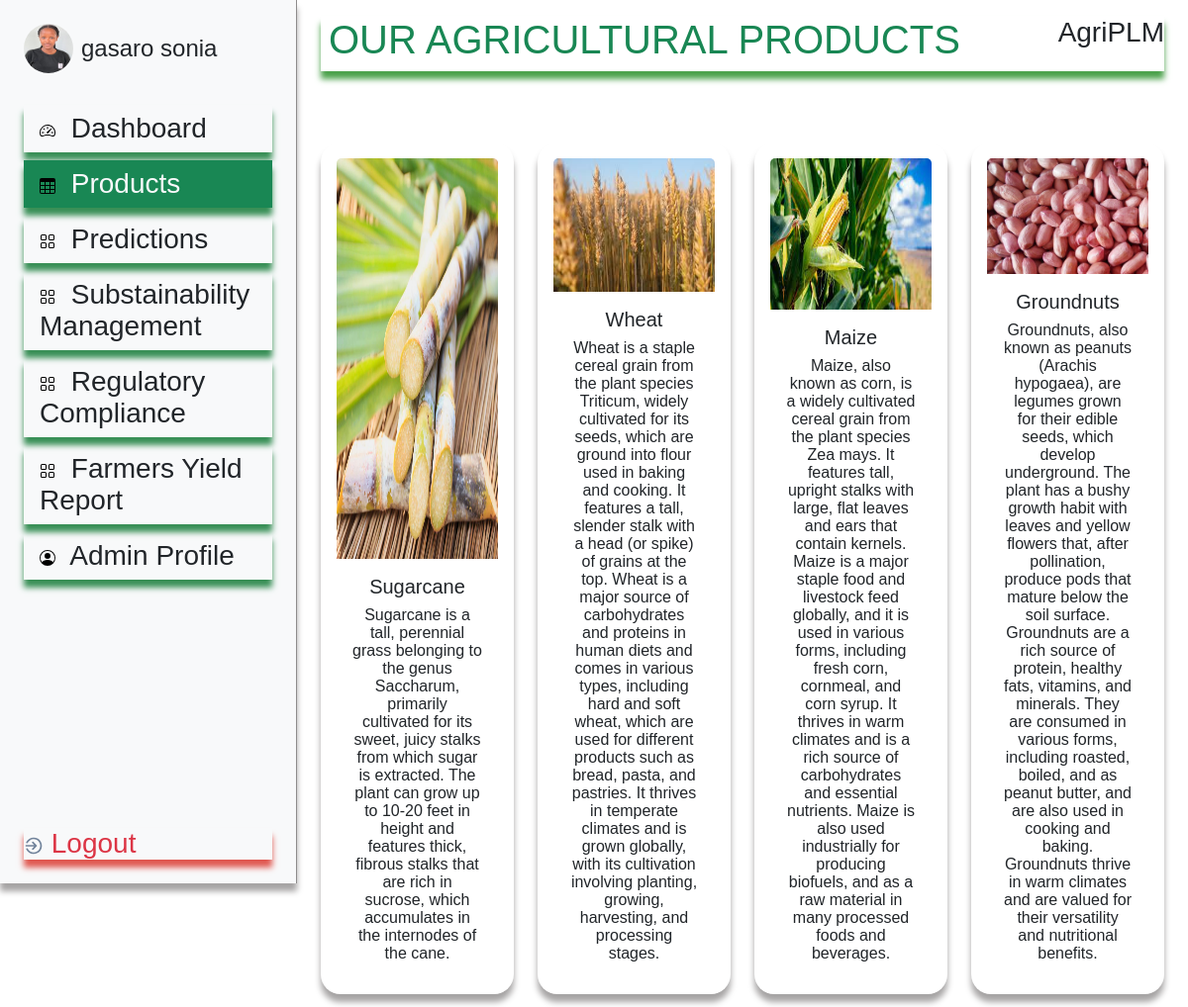
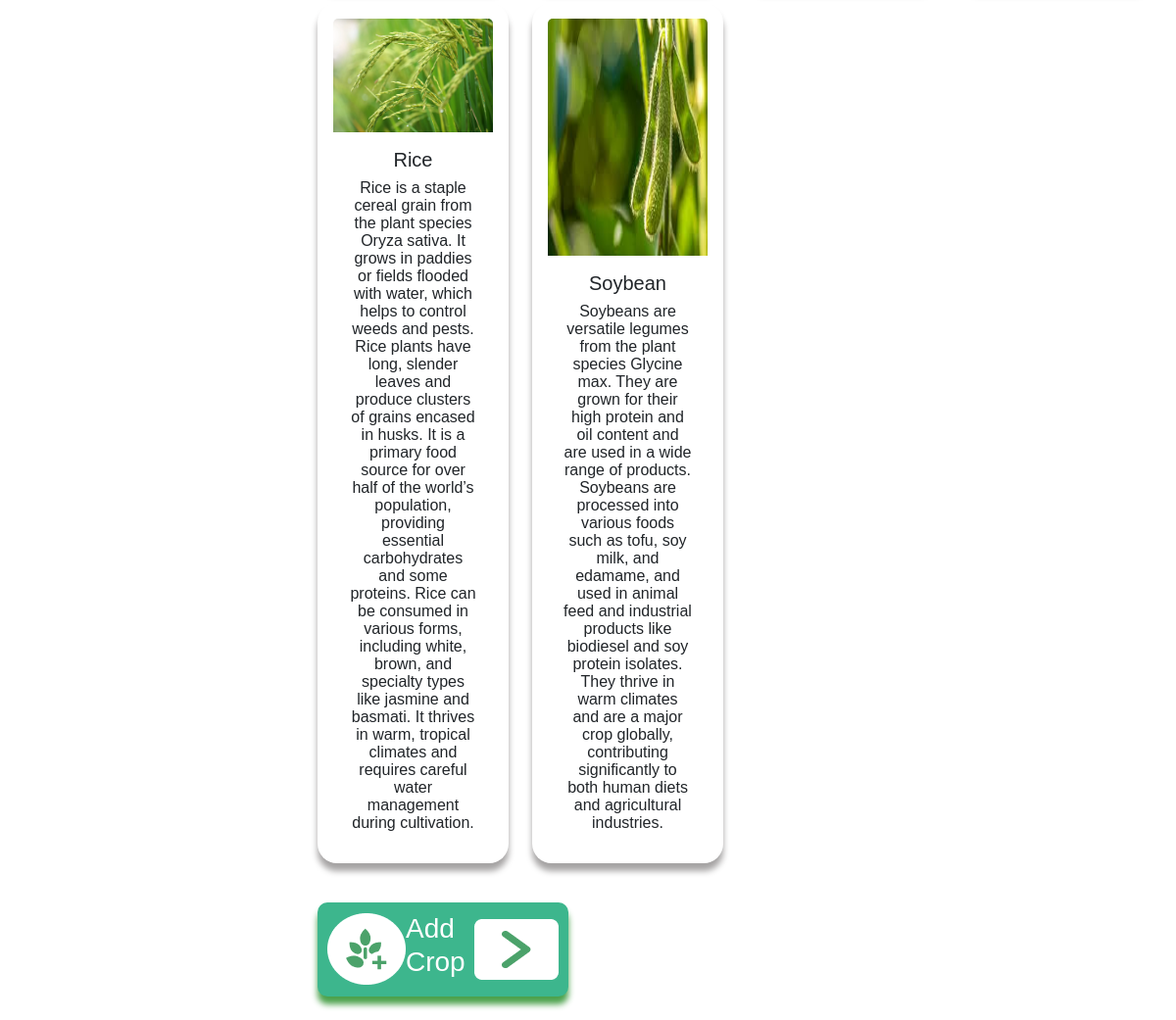
/admin_app/admin_products/ (signed in), run on the app's committed database (2 pictures, top to bottom).
### accounts/models.py (models this page shows, shortened)
class UserProfiles(models.Model):
    user = models.ForeignKey(User, on_delete= models.CASCADE)
    photo = models.ImageField(upload_to='profile_pictures',null=True, blank=True)
    title = models.CharField(max_length=50, default='farmer',choices=TITLE_CHOICES,null=True, blank=True)
    province = models.CharField(max_length=20, default="Eastern", blank=True, null=True)
    district = models.CharField(max_length=20,default="Rwamagana",blank=True, null=True)
    sector = models.CharField(max_length=20,default="Musha Sector")
    cell = models.CharField(max_length=20,choices=MUSHA_CELL_CHOICES,blank=True,null=True)
    class Meta:
        verbose_name_plural = 'UserProfiles'

### admin_app/models.py (models this page shows, shortened)
class Crop(models.Model):
    crop_image = models.ImageField(upload_to='crop_pictures')
    crop_name = models.CharField(max_length=100)
    description = models.TextField()
    planting_time = models.TextField()
    fertilizer = models.TextField()
    irrigation = models.TextField()
    harvest = models.TextField()
    cleaning = models.TextField()
    storage = models.TextField()
    transportation = models.TextField()
    consumption = models.TextField()
    end_of_life = models.TextField()

### admin_app/views.py (the view, shortened to what this page needs)
# urls.py: path('admin_products/',views.AdminProductView, name='admin_products'),
def AdminProductView(request):
    page = "admin_products"
    crops = Crop.objects.all()
    context = {
        'page': page,
        'crops': crops,
    }
    return render(request,'admin_dashboard/admin_dashboard.html',context)

### utils/context_processors.py (called while the page is built)
def get_user_profile_context(request):
    if request.user.is_authenticated:
        if not request.user.is_staff:
            user_profile = UserProfiles.objects.get(user=request.user.id)
            return {'user_profile': user_profile}
        else:
            return {}
    else:
        return {}

### templates/admin_dashboard/admin_dashboard.html (shortened to what this page needs)
<!DOCTYPE html>
{%load static%}
{%load crispy_forms_tags %}
{%load widget_tweaks%}
<html>
  <head>
    <link rel="stylesheet" href="{%static 'css/bootstrap.css'%}"/>
    <link rel="stylesheet" href="{%static 'css/bootstrap.min.css'%}"/>
    <link rel="stylesheet" href="{%static 'css/global.css'%}">
    <link rel="stylesheet" href="https://cdnjs.cloudflare.com/ajax/libs/font-awesome/6.6.0/css/all.min.css" />
  </head>
  <body style="font-family: Arial, Helvetica, sans-serif;">
  <div class="container-fluid">
      <div class="row g-4">
        <div class="col-md-3 h-100 sticky-lg-top d-flex flex-column flex-shrink-0 p-4 bg-light mt-1 shado2 shado4" style="font-size:28px; border-right: 1px groove rgb(142, 140, 140);">
          <a href="{%url 'admin_profile'%}" class="d-flex align-items-center mb-4 mb-md-0 me-md-auto link-dark text-decoration-none">
            {%if user_profile.photo%}
              <img src="{{user_profile.photo.url}}" alt="" width="50" height="50" class="rounded-circle me-2">
            {%else%}
              <img src="{%static 'img/public/11@2x.png'%}" alt="" width="32" height="32" class="rounded-circle me-2">
            {%endif%}
            <span class="fs-4">{{user.first_name}} {{user.last_name}}</span>
          </a>
        <ul class="nav flex-column mb-auto mt-4">
          <li>
            <a href="{%url 'admin_dash'%}"
            class="nav-link link-dark shado2 mt-2
            ">
              <svg class="bi me-2" width="16" height="16"><use xlink:href="#speedometer2"/></svg>
              Dashboard
            </a>
          </li>
          <li>
            <a href="{%url 'admin_products'%}"
            class="nav-link link-dark shado2 mt-2
            {%if request.resolver_match.url_name == 'admin_products' or request.resolver_match.url_name == 'crop_details'%}
              bg-success text-light crop_details
            {%endif%}">
              <svg class="bi me-2" width="16" height="16"><use xlink:href="#table"/></svg>
              Products
            </a>
          </li>
          <li>
            <a href="{%url 'crop_pred'%}"
              class="nav-link link-dark shado2 mt-2
                ">
              <svg class="bi me-2" width="16" height="16"><use xlink:href="#grid"/></svg>
              Predictions
            </a>
          </li>
           <li>
            <a href="{%url 'sustain_management'%}"
            class="nav-link link-dark shado2 mt-2
            ">
              <svg class="bi me-2" width="16" height="16"><use xlink:href="#grid"/></svg>
              Substainability Management
            </a>
          </li>
           <li>
            <a href="{%url 'regulatory_comp'%}"
            class="nav-link link-dark shado2 mt-2
            ">
              <svg class="bi me-2" width="16" height="16"><use xlink:href="#grid"/></svg>
              Regulatory Compliance
            </a>
          </li>
          <li>
            <a href="{%url 'estimated_yield_reporter'%}"
            class="nav-link link-dark shado2 mt-2
            ">
              <svg class="bi me-2" width="16" height="16"><use xlink:href="#grid"/></svg>
              Farmers Yield Report
            </a>
          </li>
          <li>
            <a href="{%url 'admin_profile'%}"
            class="nav-link link-dark shado2 mt-2 {%if request.resolver_match.url_name == 'admin_profile'%} bg-success text-light{%endif%}">
              <svg class="bi me-2" width="16" height="16"><use xlink:href="#people-circle"/></svg>
              Admin Profile
            </a>
          </li>
        </ul>
        <a href="{%url 'logout'%}" class="text-danger shado3" style="text-decoration: none; color:black; margin-top:100%;">
          <img  class="usign-out-alt-icon" loading="lazy" alt=""src="{%static 'img/public/usignoutalt.svg' %}"/>
          Logout
        </a>
     </div>
       {%if page == 'admin_dash'%}
      <div class="col-md-9">
        <div class="container mt-2">
          <div class="d-flex justify-content-between p-2 mb-4 shado">
              <h1 class="text-success">REAL TIME ANALYTICS</h1>
              <h3>AgriPLM</h3>
            </div>
            <div class="row">
              <div class="col-md-6"></div>
              <div class="col-md-2"> </div>
              <div class="col-md-4">{%include 'messages/messages.html'%}</div>
            </div>
            <div class="container-fluid mt-4">
              <div class="row">
                <div class="col-md-8 shado1 px-4 pb-4">
                  <div class="row shado4 p-3 text-center" style="border-radius: 25px; border:1px groove black;">
                      <div class="col-md-3 row" style="border-right: 1px groove black;">
                            <div class="col">
                              <img src="{%static 'img/public/crop.png'%}" alt="">
                            </div>
                            <div class="col">
                              <div class="col-12 text-secondary">Total Estimated Yield</div>
                              <div class="col-12"><h6><b>{{total_yields}} Tons</b></h6></div>
                            </div>
                      </div>
                      <div class="col-md-3 row" style="border-right: 1px groove black;">
                            <div class="col px-3">
                              <img src="{%static 'img/public/group-10-11.svg'%}" alt="">
                            </div>
                            <div class="col">
                              <div class="col-12 text-secondary">Number of Farmers</div>
                              <div class="col-12"><h6><b>{{number_of_farmers}}</b></h6></div>
                            </div>
                      </div>
                      <div class="col-md-3 row" style="border-right: 1px groove black;">
                          <div class="col px-3">
                            <img src="{%static 'img/public/group-10-21.svg'%}" alt="">
                          </div>
                          <div class="col">
                            <div class="col-12 text-success">Active Projects</div>
                            <div class="col-12"><h6><b>{{active_projects}}</b></h6></div>
                          </div>
                      </div>
                      <div class="col-md-3 row">
                          <div class="col px-3">
                            <img src="{%static 'img/public/group-10-21.svg'%}" alt="">
                          </div>
                          <div class="col">
                            <div class="col-12 text-danger">Closed Projects</div>
                            <div class="col-12"><h6><b>{{closed_projetcs}}</b></h6></div>
                          </div>
                      </div>
                  </div>
                   <div class="row mt-4 mb-0">
                    <h4>CROP PRODUCTION</h4>
                    <img src="{%static 'img/crop_prod.png'%}" alt="">
                   </div>
                    <div class="row mt-4">
                      <h4>MHH AGRICULTURAL PRODUCT LIFE-CYCLE</h4>
                      <img src="{%static 'img/hmm.png'%}" alt="">
                    </div>
                </div>
                <div class="col-md-4 shado1">
                  <h4 class="p-2 shado4 mb-2">Our Proucts</h4>
                  <div class="row d-flex justify-content-between mt-3">
                    <div class="col-md-2"></div>
                    <div class="col-md-8" style="position: relative;">
                    <img class="w-100" src="{%static 'img/rounded_circle.png'%}" alt="">
                    <div style="position: absolute; bottom:25%; left:30%;">
                      <h5>Total Estimated </h5>
                      <h5> Yield</h5>
                      <h5> <b>{{total_yields}}Tons</b></h5>
                    </div>
                    </div>
                    <div class="col-md-2"></div>
                  </div>
                  <div class="row px-3 mt-4">
                    <h6 style="color: #aeaeae;">Musha’s Holistic Harvest</h6>
                    {%for query in aggre_query%}
                    <div class="col-md-12 mt-3">
                       <div class="row w-100 d-flex justify-content-between">
                      <div class="col d-flex align-items-center">
                        <div class="rice-circle"></div>
                        <div class="px-1">{{query.crop_fert_pred__predicted_crop}}</div>
                      </div>
                      <div class="col">{{query.sum}} Tons<br> <i style="color: #8f8c8c;">{{query.percentage}}%</i></div>
                    </div>
                    </div>
                    {%endfor%}
                  </div>
                </div>
              </div>
            </div>
        </div>
        </div>
       {%elif page == 'admin_products'%}
       <div class="col-md-9">
          <div class="container mt-3">
              <div class="d-flex justify-content-between mb-5 shado">
              <h1 class="text-success px-2">OUR AGRICULTURAL PRODUCTS</h1>
              <h3>AgriPLM</h3>
            </div>
            <div class="row">
               {%if crops%}
               {%for crop in crops%}
              <div class="col-lg-3 col-md-6 mt-3">
                 <a href="{%url 'crop_details' crop.id%}" class="card p-3 text-center mt-2  shado4" style="border: none; border-radius:20px; height:100%;">
                  <img src="{{crop.crop_image.url}}" class="card-img-top h-100" alt="...">
                  <div class="card-body">
                    <h5 class="card-title">{{crop.crop_name}}</h5>
                    <p class="card-text">{{crop.description}}</p>
                  </div>
                </a>
              </div>
              {%endfor%}
              {%else%}
              <h1>No available products</h1>
              {%endif%}
            </div>
            <div class="mt-5 shado d-flex justify-content-between align-items-center" style="background-color: rgb(61, 182, 141); padding:10px; border-radius:10px; width:30%;">
              <img  alt="" src="{%static 'img/public/crop.png'%}" />
              <h3 class="text-white">Add Crop</h3>
              <a href="#" class="add-crop" data-bs-toggle="modal" data-bs-target="#exampleModal">
                <img  alt="" src="{%static 'img/public/add_crop.png'%}" />
              </a>
            </div>
       </div>
       </div>
       {%endif%}
      </div>
    </div>
  </body>
</html>

### templates/admin_dashboard/admin_dashboard.html (style rules this page uses)
.shado { box-shadow: 0 8px 6px rgb(76, 162, 76); }
.shado2 { box-shadow: 0 8px 6px rgb(56, 143, 86); }
.shado3 { box-shadow: 0 8px 6px rgb(224, 88, 80); }
.shado4 { box-shadow: 0 8px 6px rgb(166, 164, 164); }
.add-crop { text-decoration: none; }
a { text-decoration: none; }

### data on the page
UserProfiles: photo (picture)
Crop: crop_image (picture), crop_name "Sugarcane", description "Sugarcane is a tall, perennial grass belonging to the genus Saccharum, primarily cultivated for its sweet, juicy stalks from which sugar is extracted. The plant can grow up to 10-20 feet in height and features thick, fibrous stalks that are rich in sucrose, which accumulates in the internodes of the cane."
Crop: crop_image (picture), crop_name "Wheat", description "Wheat is a staple cereal grain from the plant species Triticum, widely cultivated for its seeds, which are ground into flour used in baking and cooking. It features a tall, slender stalk with a head (or spike) of grains at the top. Wheat is a major source of carbohydrates and proteins in human diets and comes in various types, including hard and soft wheat, which are used for different products such as bread, pasta, and pastries. It thrives in temperate climates and is grown globally, with its cultivation involving planting, growing, harvesting, and processing stages."
Crop: crop_image (picture), crop_name "Maize", description "Maize, also known as corn, is a widely cultivated cereal grain from the plant species Zea mays. It features tall, upright stalks with large, flat leaves and ears that contain kernels. Maize is a major staple food and livestock feed globally, and it is used in various forms, including fresh corn, cornmeal, and corn syrup. It thrives in warm climates and is a rich source of carbohydrates and essential nutrients. Maize is also used industrially for producing biofuels, and as a raw material in many processed foods and beverages."
Crop: crop_image (picture), crop_name "Groundnuts", description "Groundnuts, also known as peanuts (Arachis hypogaea), are legumes grown for their edible seeds, which develop underground. The plant has a bushy growth habit with leaves and yellow flowers that, after pollination, produce pods that mature below the soil surface. Groundnuts are a rich source of protein, healthy fats, vitamins, and minerals. They are consumed in various forms, including roasted, boiled, and as peanut butter, and are also used in cooking and baking. Groundnuts thrive in warm climates and are valued for their versatility and nutritional benefits."
Crop: crop_image (picture), crop_name "Rice", description "Rice is a staple cereal grain from the plant species Oryza sativa. It grows in paddies or fields flooded with water, which helps to control weeds and pests. Rice plants have long, slender leaves and produce clusters of grains encased in husks. It is a primary food source for over half of the world’s population, providing essential carbohydrates and some proteins. Rice can be consumed in various forms, including white, brown, and specialty types like jasmine and basmati. It thrives in warm, tropical climates and requires careful water management during cultivation."
Crop: crop_image (picture), crop_name "Soybean", description "Soybeans are versatile legumes from the plant species Glycine max. They are grown for their high protein and oil content and are used in a wide range of products. Soybeans are processed into various foods such as tofu, soy milk, and edamame, and used in animal feed and industrial products like biodiesel and soy protein isolates. They thrive in warm climates and are a major crop globally, contributing significantly to both human diets and agricultural industries."

### other printed values
{{ user.first_name }} "gasaro"
{{ user.last_name }} "sonia"
